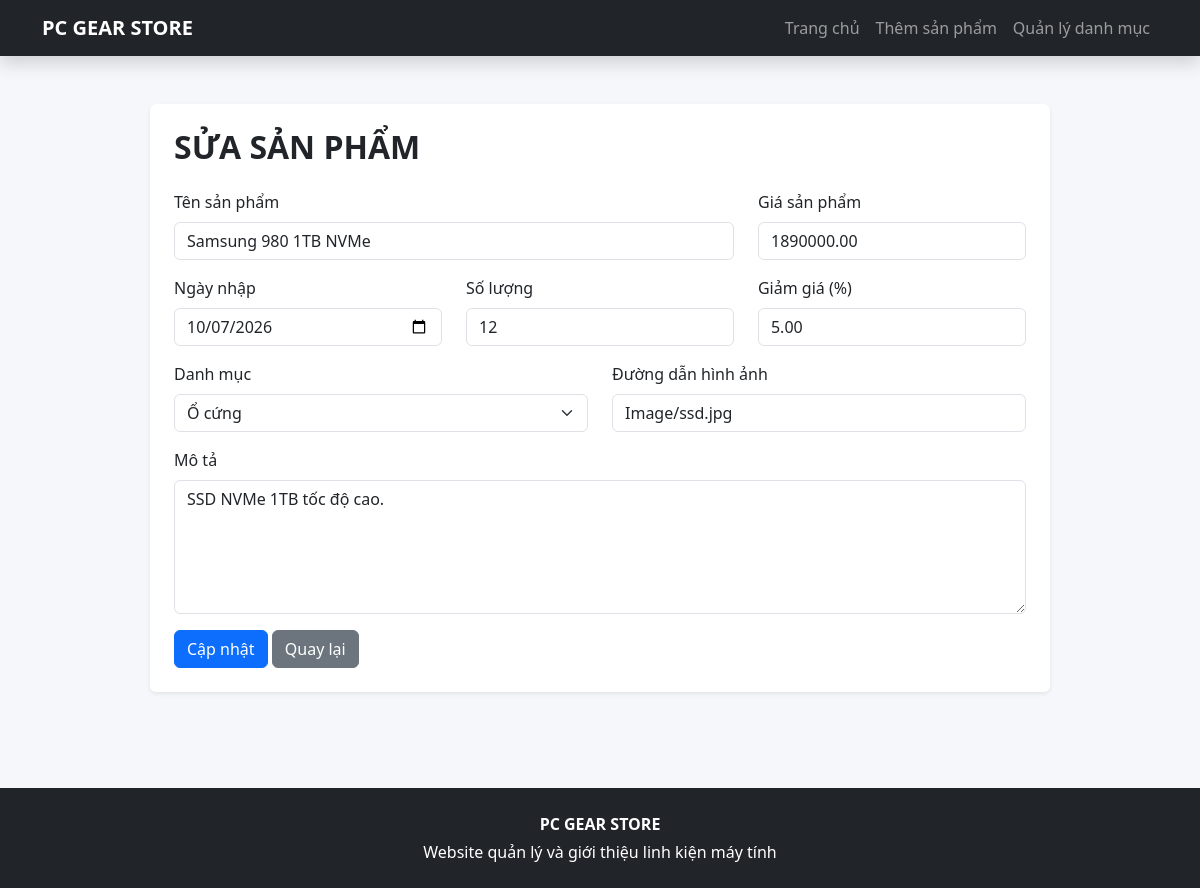
/index.php?action=sanpham&id=7, run on the app's committed database.
### tables this page shows
CREATE TABLE sanpham (
    id_sp INT AUTO_INCREMENT PRIMARY KEY,
    Name VARCHAR(255) NOT NULL,
    Price DECIMAL(15,2) NOT NULL DEFAULT 0,
    Date_import DATE NOT NULL,
    Viewsp INT NOT NULL DEFAULT 0,
    Decribe TEXT NULL,
    Mount INT NOT NULL DEFAULT 0,
    Sale DECIMAL(5,2) NOT NULL DEFAULT 0,
    image VARCHAR(255) NULL,
    id_danhmuc INT NOT NULL,
    CONSTRAINT fk_sanpham_danhmuc
        FOREIGN KEY (id_danhmuc) REFERENCES danhmuc(id)
        ON UPDATE CASCADE ON DELETE RESTRICT
);

CREATE TABLE danhmuc (
    id INT AUTO_INCREMENT PRIMARY KEY,
    ten_danh_muc VARCHAR(150) NOT NULL,
    mo_ta TEXT NULL
);

### controller/sanpham.php (called while the page is built, shortened)
<?php
require_once __DIR__ . '/../model/database.php';
$db = new Database();
$id = filter_input(INPUT_GET, 'id', FILTER_VALIDATE_INT);
$isEdit = ($id && $id > 0);
$product = $isEdit ? $db->getProduct($id) : null;
$categories = $db->getCategories();
require __DIR__ . '/../view/danhmuc/sanpham.php';

### model/database.php (called while the page is built, shortened)
<?php
class Database {
    private PDO $conn;
    public function __construct() {
        $host = 'localhost';
        $dbname = 'lab1';
        $user = 'root';
        $password = '';
        $this->conn = new PDO(
            "mysql:host=$host;dbname=$dbname;charset=utf8mb4",
            $user,
            $password,
            [
                PDO::ATTR_ERRMODE => PDO::ERRMODE_EXCEPTION,
                PDO::ATTR_DEFAULT_FETCH_MODE => PDO::FETCH_ASSOC
            ]
        );
    }
    public function getCategories(): array {
        return $this->conn->query(
            "SELECT * FROM danhmuc ORDER BY id DESC"
        )->fetchAll();
    }
    public function getProduct(int $id): ?array {
        $stmt = $this->conn->prepare(
            "SELECT s.*, d.ten_danh_muc
             FROM sanpham s
             JOIN danhmuc d ON s.id_danhmuc = d.id
             WHERE s.id_sp = ?"
        );
        $stmt->execute([$id]);
        return $stmt->fetch() ?: null;
    }
}

### view/danhmuc/sanpham.php (the view, shortened to what this page needs)
<?php require __DIR__ . '/../header.php'; ?>
<div class="container py-5">
    <div class="card shadow-sm border-0 mx-auto form-card">
        <div class="card-body p-4">
            <h2 class="fw-bold mb-4"><?= $isEdit ? 'SỬA SẢN PHẨM' : 'THÊM SẢN PHẨM' ?></h2>
            <form method="post">
                <div class="row">
                    <div class="col-md-8 mb-3">
                        <label class="form-label">Tên sản phẩm</label>
                        <input class="form-control" name="Name" required value="<?= e($product['Name'] ?? '') ?>">
                    </div>
                    <div class="col-md-4 mb-3">
                        <label class="form-label">Giá sản phẩm</label>
                        <input class="form-control" type="number" name="Price" min="0" step="0.01" required value="<?= e($product['Price'] ?? 0) ?>">
                    </div>
                    <div class="col-md-4 mb-3">
                        <label class="form-label">Ngày nhập</label>
                        <input class="form-control" type="date" name="Date_import" required value="<?= e($product['Date_import'] ?? date('Y-m-d')) ?>">
                    </div>
                    <div class="col-md-4 mb-3">
                        <label class="form-label">Số lượng</label>
                        <input class="form-control" type="number" name="Mount" min="0" step="1" required value="<?= e($product['Mount'] ?? 0) ?>">
                    </div>
                    <div class="col-md-4 mb-3">
                        <label class="form-label">Giảm giá (%)</label>
                        <input class="form-control" type="number" name="Sale" min="0" max="100" step="0.01" required value="<?= e($product['Sale'] ?? 0) ?>">
                    </div>
                    <div class="col-md-6 mb-3">
                        <label class="form-label">Danh mục</label>
                        <select class="form-select" name="id_danhmuc" required>
                            <?php foreach ($categories as $cat): ?>
                                <option value="<?= (int)$cat['id'] ?>"
                                    <?= ((int)($product['id_danhmuc'] ?? 0) === (int)$cat['id']) ? 'selected' : '' ?>>
                                    <?= e($cat['ten_danh_muc']) ?>
                                </option>
                            <?php endforeach; ?>
                        </select>
                    </div>
                    <div class="col-md-6 mb-3">
                        <label class="form-label">Đường dẫn hình ảnh</label>
                        <input class="form-control" name="image" value="<?= e($product['image'] ?? '') ?>" placeholder="Image/cpu.jpg">
                    </div>
                    <div class="col-12 mb-3">
                        <label class="form-label">Mô tả</label>
                        <textarea class="form-control" name="Decribe" rows="5"><?= e($product['Decribe'] ?? '') ?></textarea>
                    </div>
                </div>
                <button class="btn btn-primary"><?= $isEdit ? 'Cập nhật' : 'Thêm sản phẩm' ?></button>
                <a class="btn btn-secondary" href="index.php">Quay lại</a>
            </form>
        </div>
    </div>
</div>
<?php require __DIR__ . '/../footer.php'; ?>

### view/CSS/theme.css (style rules this page uses)
body { background: #f5f7fb; color: #20242a; }
.form-card { max-width: 900px; }

### data on the page
sanpham: Name "Samsung 980 1TB NVMe", Price "1890000.00", Date_import "10/07/2026", Mount "12", Sale "5.00", id_danhmuc "Ổ cứng", image "Image/ssd.jpg", Decribe "SSD NVMe 1TB tốc độ cao."
